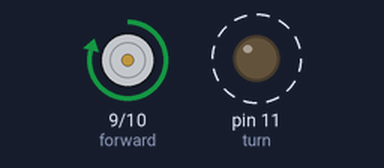
Recording of a sketch running on a simulated Arduino Uno, built with avr-gcc and run on an emulated ATmega328P. Shown: motor-driver pin pairs drawn as motors (green arrow = first pin HIGH = forward, orange = second pin HIGH = backward, longer = more drive), output pins drawn as LEDs (lit = HIGH). Dashed ring = blinking.

Above: at 5.05 s.
Timing chart, 0 to 9.6 s (numbered marks = the images above):
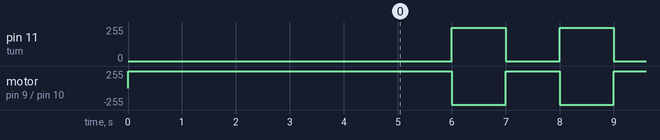

Measured:
- by itself, pin 11 (turn): alternates 250/255 for 1.0 s and 0/255 for 1.0 s
- by itself, motor on pin 9 (forward) / pin 10 (back): repeats every 2.0 s: backward 250/255 1.0 s, forward 250/255 1.0 s

The sketch:

test_btn7919_toycar_out1_turn.ino
```cpp
/*
 out1,舵机
*/

#define forward 9
#define back 10

#define turn 11

int speed_level = 250;

void setup()
{
  pinMode(forward, OUTPUT);
  pinMode(back, OUTPUT);
  analogWrite(forward, 0);
  analogWrite(back,  0);
  analogWrite(forward, speed_level );
  analogWrite(back,  0);

  pinMode(turn, OUTPUT);
  analogWrite(turn,0);
  delay(5000);
}

void loop()
{
  analogWrite(forward, speed_level );
  analogWrite(back,  0);
  analogWrite(turn, 0);
  delay(1000);
  analogWrite(forward,  0);
  analogWrite(back,  speed_level);
  analogWrite(turn,speed_level);
  delay(1000);
}
```
